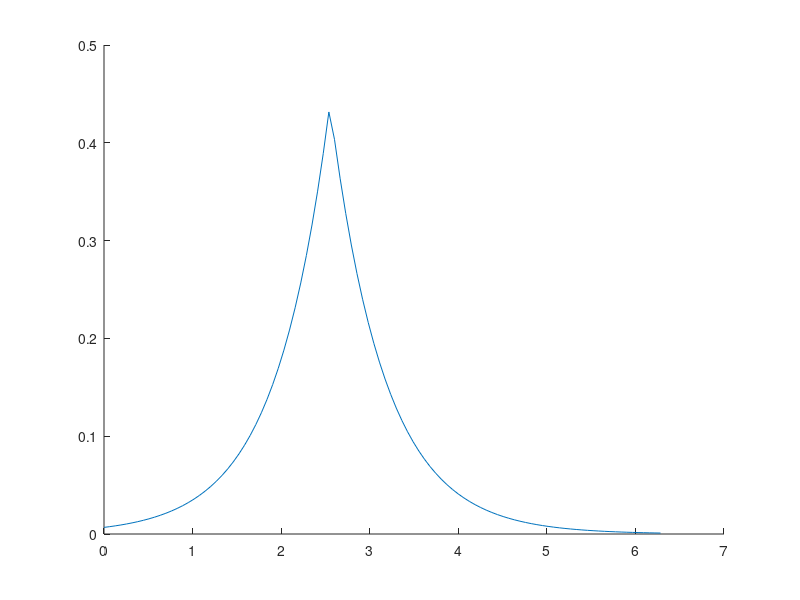
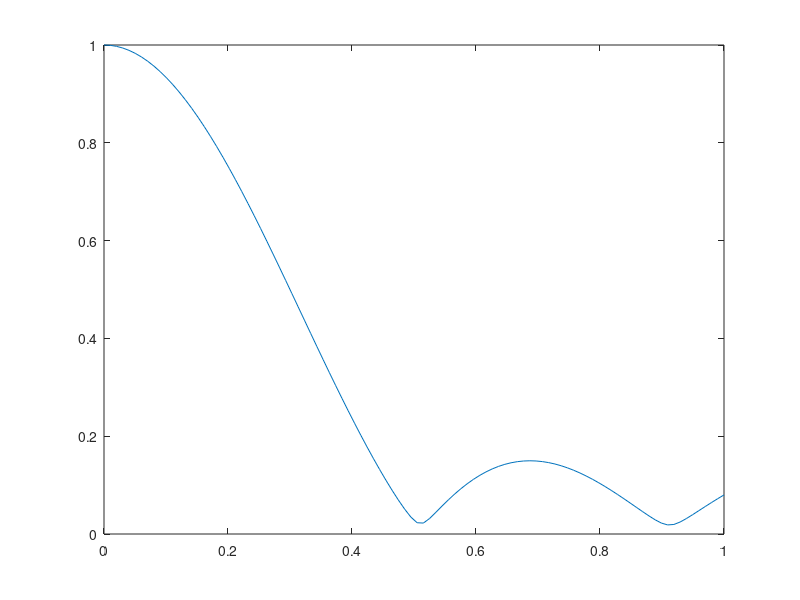
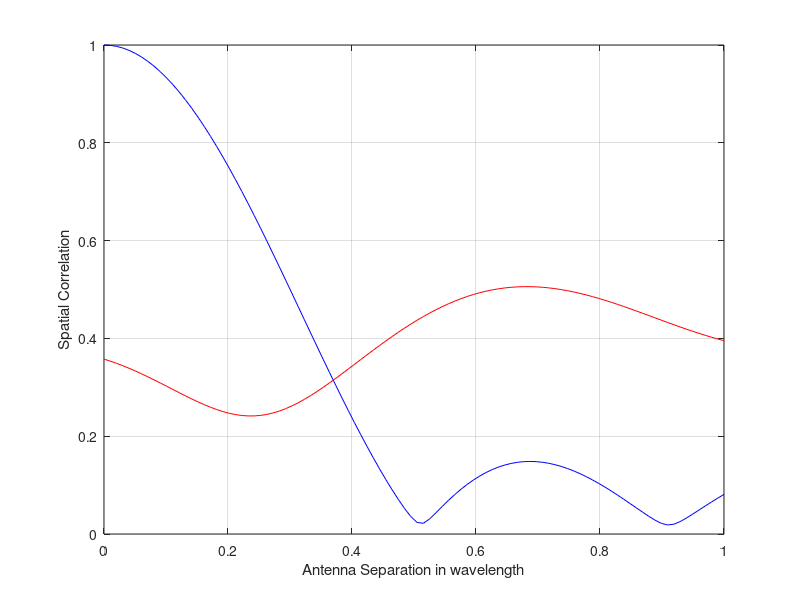
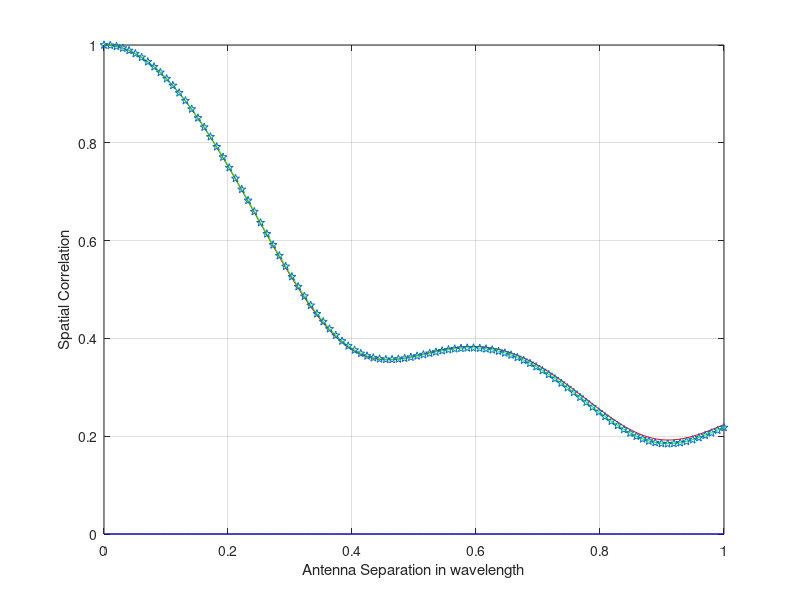

Write the MATLAB code that produced these figures, in order.
%%
%generate Laplace distribution
ideal_phi = linspace(0,2*pi,100);
miu = [0.7,-13.2,146.1,-30.5,-11.4,-1.1]*pi/180;b = 35*pi/180;
figure;hold on;
for i = 3:3
    Lap(i,:) =(1/(2*b))*exp(-abs(ideal_phi-miu(i))/b);
    % integral(Lap,-pi,pi)
    % plot(x,Lap(i,:));
end
pow = [-3,-4.3,-5.7,-7.3,-9,-11.4];
amp = 10.^(pow/10);
amp = amp./max(amp);
for i = 3:3
    LAP(i,:) = amp(i).*Lap(i,:);
    plot(ideal_phi,LAP(i,:));
end
Lap_fin = sum(LAP); Lap_fin = Lap_fin/sum(Lap_fin);
%%
fc = 2.535e8;
c = 3e8;
lambda = c/fc;
d = linspace(0,lambda,100);

phi_a = 0*pi/180;
scenario = 'micro';

if isequal(scenario,'test')
    AOA = -22.5*pi/180;AS = 35*pi/180;
    PAS =@(x) (1/(2*AS))*(exp(-abs(x-AOA)/AS));
end
if isequal(scenario,'micro')
    % % SCME urban micro-cell
    AOA = [0.7,-13.2,146.1,-30.5,-11.4,-1.1]*pi/180;AS = 35*pi/180;phi_a = 0*pi/180;
    pow = [-3,-4.3,-5.7,-7.3,-9,-11.4];
    amp = 10.^(pow/10);
    A = amp./max(amp);
    PAS =@(x) (1/(2*AS))*(A(1)*exp(-abs(x-AOA(1))/AS)+A(2)*exp(-abs(x-AOA(2))/AS)+A(3)*exp(-abs(x-AOA(3))/AS)+...
        A(4)*exp(-abs(x-AOA(4))/AS)+A(5)*exp(-abs(x-AOA(5))/AS)+A(6)*exp(-abs(x-AOA(6))/AS));
elseif isequal(scenario,'macro')
    % %SCME urban macro-cell
    AOA = [65.7,45.6,143.2,32.5,-91.1,-19.2]*pi/180;AS = 35*pi/180;phi_a = 0*pi/180;
    pow = [-3,-5.2,-4.7,-8.2,-12.1,-15.5];
    amp = 10.^(pow/10);
    A = amp./max(amp);
    PAS =@(x) (1/(2*AS))*(A(1)*exp(-abs(x-AOA(1))/AS)+A(2)*exp(-abs(x-AOA(2))/AS)+A(3)*exp(-abs(x-AOA(3))/AS)+...
        A(4)*exp(-abs(x-AOA(4))/AS)+A(5)*exp(-abs(x-AOA(5))/AS)+A(6)*exp(-abs(x-AOA(6))/AS));
end

spatial = zeros(1,length(d));
sum_PAS = integral(PAS,-pi,pi);
for i = 1:100
    fun_int = @(phi_p) exp(-1i*2*pi*(d(i)/lambda)*sin(phi_p - phi_a)).*PAS(phi_p)/sum_PAS;
    spatial(i) = integral(fun_int,-pi,pi);
end

figure;plot(d/lambda,abs(spatial));
% grid on;

%%
%PAS continous->distrete
fc = 2.535e9;
c = 3e8;
lambda = c/fc;
d = linspace(0,lambda,100);
ideal_phi = linspace(-pi,pi,180);
PAS = zeros(1,length(ideal_phi));

real_phi = linspace(-pi,pi,18);
real_PAS = zeros(1,length(real_phi));

rate = length(ideal_phi)/length(real_phi);

phi_a = 0*pi/180;
scenario = 'micro';

switch scenario
    case 'test'
        AOA = -22.5*pi/180;AS = 35*pi/180;
        pow = 0;
        
    case 'micro'
        % % SCME urban micro-cell
        AOA = [0.7,-13.2,146.1,-30.5,-11.4,-1.1]*pi/180;AS = 35*pi/180;
        pow = [-3,-4.3,-5.7,-7.3,-9,-11.4];
        
    case 'macro'
        % %SCME urban macro-cell
        AOA = [65.7,45.6,143.2,32.5,-91.1,-19.2]*pi/180;AS = 35*pi/180;
        pow = [-3,-5.2,-4.7,-8.2,-12.1,-15.5];
        
    otherwise
        error('wrong scenario.');
end

%ideal scenario
amp = 10.^(pow/10);
A = amp./max(amp);
for i = 1:length(ideal_phi)
    for j = 1:length(AOA)
        PAS(i) = PAS(i) + A(j)*(1/(2*AS))*(exp(-abs(ideal_phi(i)-AOA(j))/AS));
    end
end

%real probe scenario
for i = 1:length(real_phi)
    %     for j = 1:length(AOA)
    %         real_PAS(i) = real_PAS(i) + A(j)*(1/(2*AS))*(exp(-abs(real_phi(i)-AOA(j))/AS));
    %     end
    
    real_PAS(i) = sum(PAS(rate*(i-1)+1:rate*i))/rate;
    real_phi(i) = sum(ideal_phi(rate*(i-1)+1:rate*i))/rate;
end

spatial = zeros(2,length(d));
% sum_PAS = integral(PAS,-pi,pi);
sum_PAS = sum(PAS);
real_sum_PAS = sum(real_PAS);
error_tk = 1e-9*randn(1,length(real_phi));
% error_tk = zeros(1,length(real_phi));
for i = 1:length(d)
    for j = 1:length(ideal_phi)
        spatial(1,i) = spatial(1,i) + exp(-1i*2*pi*(d(i)/lambda)*sin(ideal_phi(j) - phi_a)).*PAS(j)/sum_PAS;
    end
    
    for k = 1:length(real_phi)
        tau(k) = d(i)*sin(real_phi(k)-phi_a)/c;
        spatial(2,i) = spatial(2,i) + exp(-1i*2*pi*fc * (tau(k) + error_tk(k)) ).*real_PAS(k)/real_sum_PAS;
    end
end

% stat = sqrt(sum((abs(spatial(2,:)-spatial(1,:)).^2))/length(spatial(1,:)))
stat = sum(abs(spatial(2,:)-spatial(1,:)))/length(spatial(1,:))

figure;plot(d/lambda,abs(spatial(1,:)),'b');
hold on;
plot(d/lambda,abs(spatial(2,:)),'r');
axis([0 1 0 1]);
xlabel('Antenna Separation in wavelength');
ylabel('Spatial Correlation')
grid on;

%%
%test with h1 h2 without the euqalation of saptial correlation
%using three method generate spatial correlation:
%   1. traditional formula method
%   2. numberical calculation method
%   3. simulation two antennas with circle method
clear;
fc = 2.535e9;
c = 3e8;
lambda = c/fc;
d = linspace(0,lambda,100);
new_d = linspace(0,lambda/2,100);
ideal_phi = linspace(-pi,pi,180);
PAS = zeros(1,length(ideal_phi));

real_phi = linspace(-pi,pi,18);
real_PAS = zeros(1,length(real_phi));

rate = length(ideal_phi)/length(real_phi);

phi_a = 30*pi/180;
scenario = 'macro';

switch scenario
    case 'test'
        AOA = -22.5*pi/180;AS = 35*pi/180;
        pow = 0;
        
    case 'micro'
        % % SCME urban micro-cell
        AOA = [0.7,-13.2,146.1,-30.5,-11.4,-1.1]*pi/180;AS = 35*pi/180;
        pow = [-3,-4.3,-5.7,-7.3,-9,-11.4];
        
    case 'macro'
        % %SCME urban macro-cell
        AOA = [65.7,45.6,143.2,32.5,-91.1,-19.2]*pi/180;AS = 35*pi/180;
        pow = [-3,-5.2,-4.7,-8.2,-12.1,-15.5];
        
    otherwise
        error('wrong scenario.');
end

%ideal scenario
amp = 10.^(pow/10);
A = amp./max(amp);
for i = 1:length(ideal_phi)
    for j = 1:length(AOA)
        PAS(i) = PAS(i) + A(j)*(1/(2*AS))*(exp(-abs(ideal_phi(i)-AOA(j))/AS));
    end
end

%real probe scenario
for i = 1:length(real_phi)
    real_PAS(i) = sum(PAS(rate*(i-1)+1:rate*i))/rate;
    real_phi(i) = sum(ideal_phi(rate*(i-1)+1:rate*i))/rate;
end

spatial = zeros(2,length(d));
% beta = -pi + (pi--pi).*rand(1,length(ideal_phi));
% beta = -pi + (pi--pi).*rand(1);
beta = 0;
alpha = 1;

%using for normalized PAS
sum_PAS = sum(PAS);
real_sum_PAS = sum(real_PAS);

%random error
% error_tk = 1e-11*randn(1,length(real_phi));
error_tk = zeros(1,length(real_phi));


%using numberical method calculate the spatial correlation
spatial_num = zeros(length(d),1);

%simulate radius of circle
r = 1;

for i = 1:length(d)
    %simulate spatial correlation using two antennas with circle
    for j = 1:length(ideal_phi)
        phi_1 = (ideal_phi(j) - phi_a);
        phi_2 = pi - phi_1;
        d_1(j) = sqrt( r^2 + new_d(i)^2 - 2*new_d(i)*r*cos( phi_1 + pi/2 ) );
        d_2(j) = sqrt( r^2 + new_d(i)^2 - 2*new_d(i)*r*cos( phi_2 - pi/2 ) );
        delta_d(j) = d_2(j) - d_1(j);
        h_new_1(i,j) = alpha*exp(1j*(beta)).*sqrt(PAS(j)/sum_PAS);
        h_new_2(i,j) = alpha*exp(1j*(beta + 2*pi*delta_d(j)/lambda)).*sqrt(PAS(j)/sum_PAS);
    end
    spatial_circle(i) = sum(h_new_1(i,:).*conj(h_new_2(i,:)));
    
    %using numberical method calculate the spatial correlation
    for j = 1:length(ideal_phi)
        h(i,1,j) = alpha*exp(1j*(beta)).*sqrt(PAS(j)/sum_PAS);
        h(i,2,j) = alpha*exp(1j*(beta + 2*pi*(2*new_d(i)/lambda) * cos((pi/2-ideal_phi(j)) + phi_a) ) ).*sqrt(PAS(j)/sum_PAS);
    end
    h1_cal = reshape(h(i,1,:),1,length(PAS));
    h2_cal = reshape(conj(h(i,2,:)),1,length(PAS));
    spatial_num(i,:) = sum(h1_cal.*h2_cal);
    
    %using traditional method(ideally equation) calculate
    for k = 1:length(real_phi)
        tau(k) = d(i)*sin(real_phi(k)-phi_a)/c;
        spatial(2,i) = spatial(2,i) + exp(-1i*2*pi*fc * (tau(k) + error_tk(k)) ).*real_PAS(k)/real_sum_PAS;
    end
end

%calculate the statistical error
% stat = sum(abs(spatial(2,:)-spatial(1,:)))/length(spatial(1,:))

%plot spatial correlation
figure;plot(d/lambda,abs(spatial(1,:)),'b');
hold on;
plot(d/lambda,abs(spatial(2,:)),'r');
plot(d/lambda,abs(spatial_num),'g');
plot(d/lambda,abs(spatial_circle),'p');
axis([0 1 0 1]);
xlabel('Antenna Separation in wavelength');
ylabel('Spatial Correlation')
grid on;
%%
%test with h1 h2 without the euqalation of saptial correlation
%using three method generate spatial correlation:
%   1. traditional formula method
%   2. numberical calculation method
%   3. simulation two antennas with circle method
%   4. add signal transfer based method_3
clear;
fc = 2.535e9;
c = 3e8;
lambda = c/fc;
d = linspace(0,lambda,100);
new_d = linspace(0,lambda/2,100);
ideal_phi = linspace(-pi,pi,180);
PAS = zeros(1,length(ideal_phi));

real_phi = linspace(-pi,pi,18);
real_PAS = zeros(1,length(real_phi));

rate = length(ideal_phi)/length(real_phi);

phi_a = 0*pi/180;
scenario = 'micro';

switch scenario
    case 'test'
        AOA = -22.5*pi/180;AS = 35*pi/180;
        pow = 0;
        
    case 'micro'
        % % SCME urban micro-cell
        AOA = [0.7,-13.2,146.1,-30.5,-11.4,-1.1]*pi/180;AS = 35*pi/180;
        pow = [-3,-4.3,-5.7,-7.3,-9,-11.4];
        
    case 'macro'
        % %SCME urban macro-cell
        AOA = [65.7,45.6,143.2,32.5,-91.1,-19.2]*pi/180;AS = 35*pi/180;
        pow = [-3,-5.2,-4.7,-8.2,-12.1,-15.5];
        
    otherwise
        error('wrong scenario.');
end

%ideal scenario
amp = 10.^(pow/10);
A = amp./max(amp);
for i = 1:length(ideal_phi)
    for j = 1:length(AOA)
        PAS(i) = PAS(i) + A(j)*(1/(2*AS))*(exp(-abs(ideal_phi(i)-AOA(j))/AS));
    end
end

%real probe scenario
for i = 1:length(real_phi)
    real_PAS(i) = sum(PAS(rate*(i-1)+1:rate*i))/rate;
    real_phi(i) = sum(ideal_phi(rate*(i-1)+1:rate*i))/rate;
end

spatial = zeros(2,length(d));
% beta = -pi + (pi--pi).*rand(1,length(ideal_phi));
% beta = -pi + (pi--pi).*rand(1);
beta = 0;
alpha = 1;

%using for normalized PAS
sum_PAS = sum(PAS);
real_sum_PAS = sum(real_PAS);

%random error
% error_tk = 1e-11*randn(1,length(real_phi));
error_tk = zeros(1,length(ideal_phi));


%using numberical method calculate the spatial correlation
spatial_num = zeros(length(d),1);

%simulate radius of circle
r = 1;

t = linspace(0,1e-5,100);
sig = exp(1i*2*pi*fc*t);
rx_1 = repmat(1+1j,length(d),length(ideal_phi),length(sig));
rx_2 = repmat(1+1j,length(d),length(ideal_phi),length(sig));

for i = 1:length(d)
    %simulate spatial correlation using two antennas with circle
    for j = 1:length(ideal_phi)
        phi_1 = (ideal_phi(j) - phi_a);
        phi_2 = pi - phi_1;
        d_1(i,j) = sqrt( r^2 + new_d(i)^2 - 2*new_d(i)*r*cos( phi_1 + pi/2 ) );
        d_2(i,j) = sqrt( r^2 + new_d(i)^2 - 2*new_d(i)*r*cos( phi_2 - pi/2 ) );
        delta_d(i,j) = d_2(i,j) - d_1(i,j);
        h_new_1(i,j) = alpha*exp(1j*(beta)).*sqrt(PAS(j)/sum_PAS);
        h_new_2(i,j) = alpha*exp(1j*(beta + 2*pi*delta_d(i,j)/lambda)).*sqrt(PAS(j)/sum_PAS);
        rx_1(i,j,:) = h_new_1(i,j)*sig;
        rx_2(i,j,:) = h_new_2(i,j)*sig;
        
        %choose max point to represent the signal sequence by fft
%         rx_1_fft = fft(rx_1(i,j,:));
%         [v,p] = max(abs(rx_1_fft));
%         r1(i,j) = rx_1_fft(p);
%         
%         rx_2_fft = fft(rx_2(i,j,:));
%         [v,p] = max(abs(rx_2_fft));
%         r2(i,j) = rx_2_fft(p);
    end
    
%     Corr(:,:,i) = abs(corrcoef(h_new_1(i,:),h_new_2(i,:)));
%     spatial_circle_sig(i) = sum(r1(i,:).*conj(r2(i,:)))/sum(r1(1,:).*conj(r2(1,:)));
    
    %randomly choose one point in signal sequence. "100" is chosen randomly
    num = randi([1,length(d)],1);
    spatial_circle_sig(i) = sum(rx_1(i,:,num).*conj(rx_2(i,:,num)));
    
    spatial_circle(i) = sum(h_new_1(i,:).*conj(h_new_2(i,:)));
    
    %using numberical method calculate the spatial correlation
    for j = 1:length(ideal_phi)
        h(i,1,j) = alpha*exp(1j*(beta)).*sqrt(PAS(j)/sum_PAS);
        h(i,2,j) = alpha*exp(1j*(beta + 2*pi*(2*new_d(i)/lambda) * cos((pi/2-ideal_phi(j)) + phi_a) ) ).*sqrt(PAS(j)/sum_PAS);
    end
    h1_cal = reshape(h(i,1,:),1,length(PAS));
    h2_cal = reshape(conj(h(i,2,:)),1,length(PAS));
    spatial_num(i,:) = sum(h1_cal.*h2_cal);
    
    Corr(i,:,:) = abs(corrcoef(squeeze(h(i,1,:)),squeeze(h(i,2,:))));
    
    %using traditional method(ideally equation) calculate
    for k = 1:length(ideal_phi)
        tau(k) = d(i)*sin(ideal_phi(k)-phi_a)/c;
        spatial(2,i) = spatial(2,i) + exp(-1i*2*pi*fc * (tau(k) + error_tk(k)) ).*PAS(k)/sum_PAS;
    end
end

Correaltion = squeeze(Corr(:,1,2));

%calculate the statistical error
% stat = sum(abs(spatial(2,:)-spatial(1,:)))/length(spatial(1,:))

%plot spatial correlation
figure;
%plot(d/lambda,abs(spatial(1,:)),'b');
hold on;
plot(d/lambda,abs(spatial(2,:)),'r');
plot(d/lambda,abs(spatial_num),'g');
plot(d/lambda,abs(spatial_circle),'y');
plot(d/lambda,abs(spatial_circle_sig),'b');
% plot(d/lambda,Correaltion,'p');
axis([0 1 0 1]);
xlabel('Antenna Separation in wavelength');
ylabel('Spatial Correlation');
grid on;
legend('theo equation','theo num','sim circle h','sim circle sig');